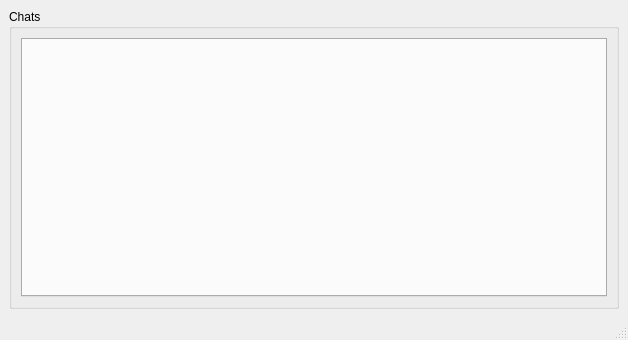
<?xml version="1.0" encoding="UTF-8"?>
<ui version="4.0">
 <class>MainWindow</class>
 <widget class="QMainWindow" name="MainWindow">
  <property name="geometry">
   <rect>
    <x>0</x>
    <y>0</y>
    <width>628</width>
    <height>340</height>
   </rect>
  </property>
  <property name="windowTitle">
   <string>Server</string>
  </property>
  <widget class="QWidget" name="centralwidget">
   <layout class="QHBoxLayout" name="horizontalLayout" stretch="3">
    <item>
     <widget class="QGroupBox" name="grpChats">
      <property name="title">
       <string>Chats</string>
      </property>
      <layout class="QVBoxLayout" name="verticalLayout_2">
       <item>
        <widget class="QTabWidget" name="tbClientsChat">
         <property name="tabsClosable">
          <bool>true</bool>
         </property>
        </widget>
       </item>
      </layout>
     </widget>
    </item>
   </layout>
  </widget>
  <widget class="QMenuBar" name="menubar">
   <property name="geometry">
    <rect>
     <x>0</x>
     <y>0</y>
     <width>628</width>
     <height>26</height>
    </rect>
   </property>
  </widget>
  <widget class="QStatusBar" name="statusbar"/>
 </widget>
 <resources/>
 <connections/>
</ui>
